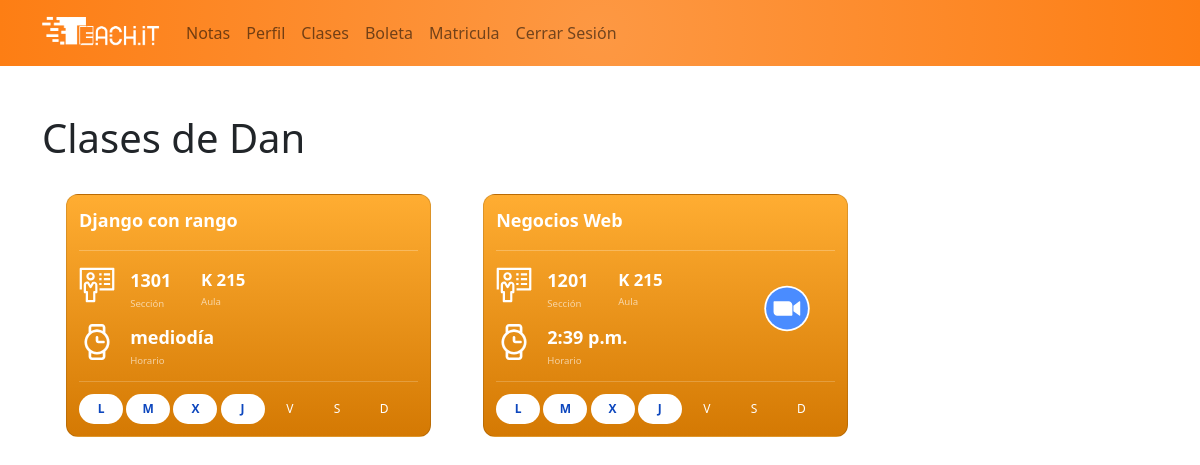
/academico/clases_matriculadas/ (signed in), run on an earlier commit of the app's database.
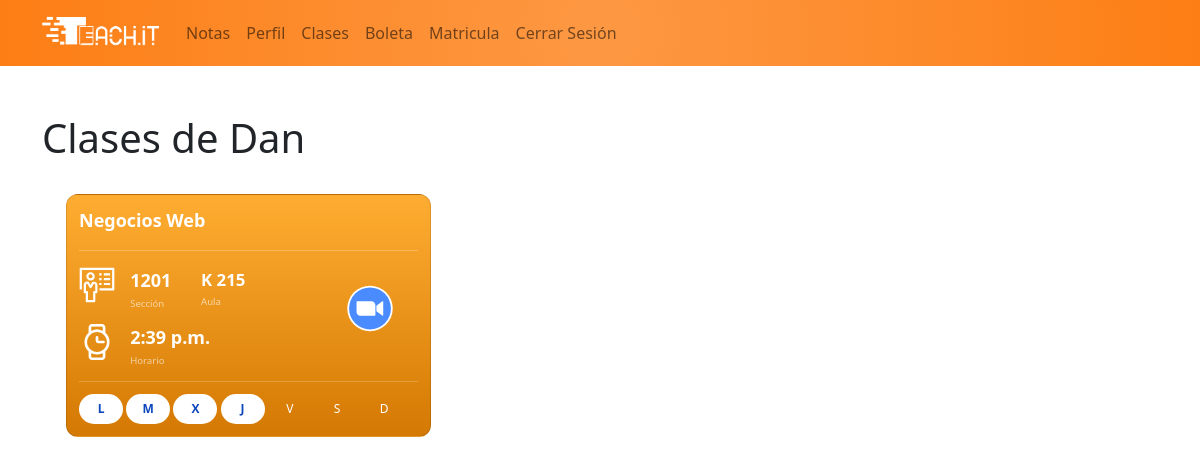
And on a later commit of the database.
### app_academico/models.py (models this page shows, shortened)
class Clase(models.Model):
    asignatura = models.ForeignKey(Asignatura, on_delete=models.CASCADE)
    seccion = models.CharField(max_length=4)
    hora = models.TimeField()
    duracion = models.IntegerField(default=1)
    dias = models.CharField(max_length=25)
    aula = models.CharField(max_length=20)
    cupos = models.SmallIntegerField(default=10)
    room = models.URLField(null=True, blank=True)
    fecha_inicio = models.DateField(null=True)
    fecha_finalizacion = models.DateField(null=True)
    docente = models.ForeignKey(Docente, on_delete=models.CASCADE, null=True, blank=True)
    alumnos = models.ManyToManyField(Alumno, blank=True, through='NotasClase')
    finalizada = models.BooleanField(default=False)

class Asignatura(models.Model):
    nombre = models.CharField(max_length=50)
    descripcion = models.TextField(default="Descripción pendiente")
    creditos = models.IntegerField(default=3)
    def __str__(self):
        return f'{self.nombre}'

### app_academico/views.py (the view)
# urls.py: path('clases_matriculadas/', views.clasesMatricula, name='clasesMatricula'),
def clasesMatricula(request):
    if request.user.groups.exists():
        if request.user.groups.all()[0].name == 'Alumno':
            datos = Clase.objects.all().filter(alumnos__user_id=request.user.id)
        else:
            datos = Clase.objects.all().filter(docente__user_id=request.user.id)
    ctx = {
        'activo': 'notas',
        'm': datos,
    }
    return render(request, 'academico/clasesMatriculadas.html', ctx)

### app_academico/templates/academico/clasesMatriculadas.html (shortened to what this page needs)
{% extends "base.html" %}
{% block navbar %}
    {% if user.is_superuser %}
        <a class="nav-link"href="/admin/" >Sitio de administración</a>
        <a class="nav-link"href="{% url 'academico:alumnos' %}" >Alumno</a>
        <a class="nav-link"href="{% url 'academico:docenteAdmin' %}" >Docente</a>
        <a class="nav-link"href="{% url 'academico:clasesAdmin' %}" >Clases</a>
        <a class="nav-link"href="{% url 'academico:asignaturas' %}" >Asignatura</a>
        <a class="nav-link"href="{% url 'academico:periodosAdmin' %}" >Oferta Academica</a>
    {% elif "Docente" in user.groups.all.first.name %}
        <a class="nav-link"href="{% url 'academico:notas' %}" >Notas</a>
        <a class="nav-link"href="{% url 'academico:editar_perfil_alumnos' %}" >Perfil</a>
        <a class="nav-link"href="{% url 'academico:clasesMatricula' %}" >Clases</a>
        <a class="nav-link"href="{% url 'academico:clasesdocente' %}" >Boleta</a>
    {% else %}
        <a class="nav-link" href="{% url 'academico:notas' %}">Notas</a>
        <a class="nav-link" href="{% url 'academico:editar_perfil_alumnos' %}">Perfil</a>
        <a class="nav-link" href="{% url 'academico:clasesMatricula' %}">Clases</a>
        <a class="nav-link" href="{% url 'academico:boletaAlumno' %}">Boleta</a>
        <a class="nav-link" href="{% url 'academico:ofertaAlumno' %}">Matricula</a>
    {% endif %}
{% endblock %}
{% block container %}
    <h1 class="titulo">Clases de {{ user.username }}</h1>
    {% for c in m %}
<div class="cards" id="c">
            <div class="card" id="c">
                    <div class="card-titulo" id="c">{{ c.asignatura }}</div>
                   <hr>
                    <div class="card-box">
                        <div class="card-box-datos">
                            <div class="card-box-datos-seccionaula">
                                <div class="card-box-datos-seccionaula-img"></div>
                                <div class="card-box-datos-seccionaula-seccion">
                                    <div id="c">{{ c.seccion }}</div>
                                    <span>Sección</span>
                                </div>
                                <div class="card-box-datos-seccionaula-aula">
                                    <div id="c">{{ c.aula}}</div>
                                    <span>Aula</span>
                                </div>
                            </div>
                            <div class="card-box-datos-hora">
                                <div class="card-box-datos-hora-img"></div>
                                <div class="card-box-datos-hora-hora">
                                    <div id="c">{{ c.hora }}</div>
                                    <span>Horario</span>
                                </div>
                            </div>
                        </div>
                        {% if c.room %}
                            <a href="{{ c.room }}"><div class="card-box-icono"></div></a>
                        {% endif %}
                     </div>
                    <div class="card-dias">
                        {% for d in "LMXJVSD" %}
                            {% if d in c.dias %}
                                <div class="card-dias-dia activo">{{ d }}</div>
                            {% elif 'LMXJVSD' not in c.dias %}
                                <div class="card-dias-dia">{{ d }}</div>
                            {% endif %}
                        {% endfor %}
                    </div>
                </div>
            </div>
    {% endfor %}
{% endblock %}

What changed in the data, as far as the page shows it:
removed Clase: asignatura "Django con rango", seccion "1301", aula "K 215", hora "mediodía", d "L" "M" "X" "J", d "V" "S" "D"
